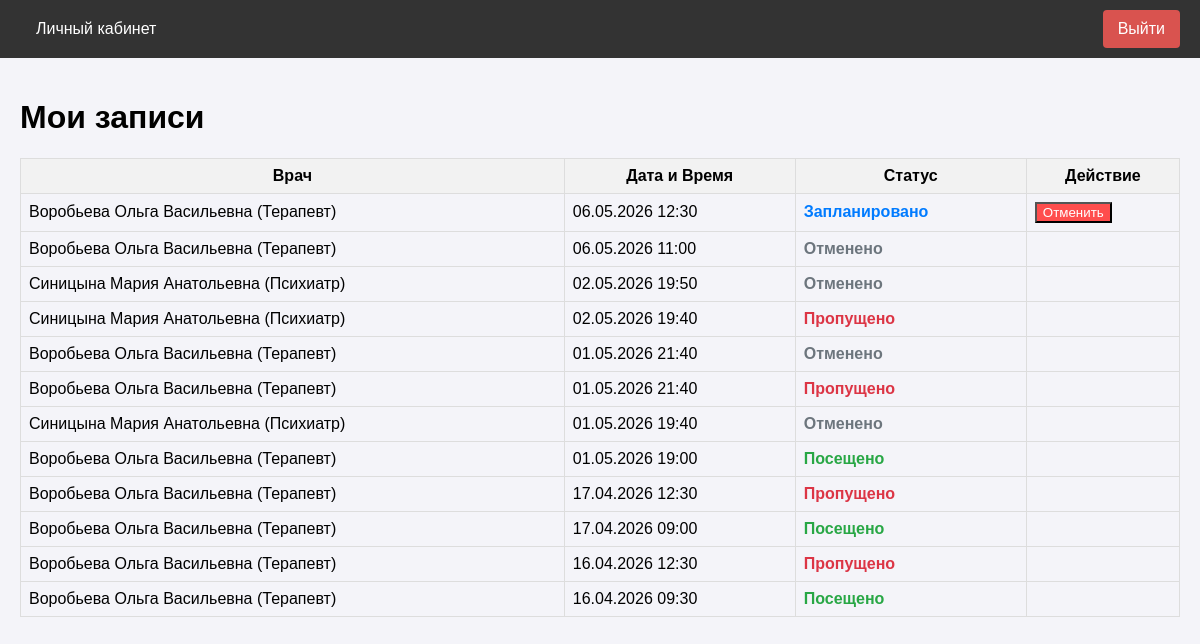
Page /patient/my-appointments (signed in) on the earlier database version.
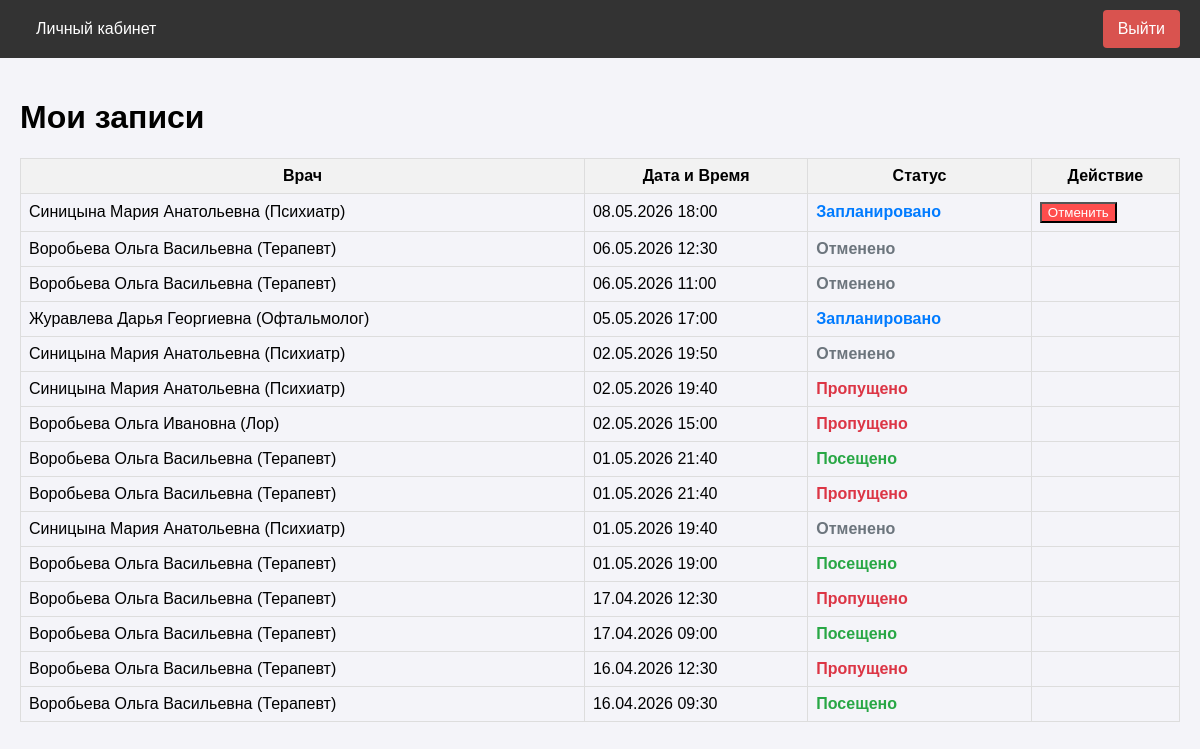
Same page on the later database version.
### app/models.py (models this page shows, shortened)
class Appointment(db.Model):
    __tablename__ = 'appointments'
    id = db.Column(db.Integer, primary_key=True)
    patient_id = db.Column(db.Integer, db.ForeignKey('users.id'), nullable=False)
    doctor_id = db.Column(db.Integer, db.ForeignKey('users.id'), nullable=False)
    slot_id = db.Column(db.Integer, db.ForeignKey('schedule_slots.id'), nullable=False)
    status = db.Column(db.String(20), default='scheduled') # scheduled, completed, cancelled
    created_at = db.Column(db.DateTime, default=datetime.utcnow)
    diagnosis = db.Column(db.Text, nullable=True)
    prescription = db.Column(db.Text, nullable=True)
    @property
    def display_status(self):
        from datetime import datetime
        if self.status == 'cancelled':
            return 'Отменено'
        now = datetime.now()
        if self.slot.start_time > now:
            return 'Запланировано'
        if self.diagnosis or self.prescription:
            return 'Посещено'
        return 'Пропущено'

class User(UserMixin, db.Model):
    __tablename__ = 'users'
    id = db.Column(db.Integer, primary_key=True)
    username = db.Column(db.String(64), index=True, unique=True)
    email = db.Column(db.String(120), index=True, unique=True)
    phone = db.Column(db.String(20), index=True, unique=True)
    password_hash = db.Column(db.String(256))
    role = db.Column(db.String(20), index=True, default='patient')
    specialty = db.Column(db.String(100), nullable=True) # Для врача
    office_number = db.Column(db.String(10), nullable=True) # Для врача
    oms_number = db.Column(db.String(20), nullable=True) # Для пациента
    created_at = db.Column(db.DateTime, default=datetime.utcnow)
    appointments_as_patient = db.relationship('Appointment', foreign_keys='Appointment.patient_id', backref='patient', lazy='dynamic')
    appointments_as_doctor = db.relationship('Appointment', foreign_keys='Appointment.doctor_id', backref='doctor', lazy='dynamic')
    schedule_slots = db.relationship('ScheduleSlot', backref='doctor', lazy='dynamic')
    action_logs = db.relationship('ActionLog', backref='user', lazy='dynamic')

class ScheduleSlot(db.Model):
    __tablename__ = 'schedule_slots'
    id = db.Column(db.Integer, primary_key=True)
    doctor_id = db.Column(db.Integer, db.ForeignKey('users.id'), nullable=False)
    start_time = db.Column(db.DateTime, nullable=False, index=True)
    end_time = db.Column(db.DateTime, nullable=False)
    is_available = db.Column(db.Boolean, default=True) # True - свободно, False - занято/отменено
    appointment = db.relationship('Appointment', uselist=False, backref='slot')

### app/patient/routes.py (the view)
@bp.route('/my-appointments')
@login_required
@role_required('patient')
def my_appointments():
    appointments = Appointment.query\
        .join(ScheduleSlot, Appointment.slot_id == ScheduleSlot.id)\
        .filter(Appointment.patient_id == current_user.id)\
        .order_by(ScheduleSlot.start_time.desc())\
        .all()
    return render_template('patient/my_appointments.html', title='Мои записи', appointments=appointments)

### app/models.py (called while the page is built)
@login_manager.user_loader
def load_user(user_id):
    return User.query.get(int(user_id))

### app/utils.py (called while the page is built)
def role_required(role):
    def decorator(f):
        @wraps(f)
        def decorated_function(*args, **kwargs):
            if not current_user.is_authenticated:
                return redirect(url_for('auth.login'))
            if current_user.role != role:
                flash('У вас нет доступа к этой странице.')
                return redirect(url_for('main.index'))
            return f(*args, **kwargs)
        return decorated_function
    return decorator

### app/templates/patient/my_appointments.html (shortened to what this page needs)
{% extends "base.html" %}
{% block content %}
<h1>Мои записи</h1>
<table style="width: 100%; border-collapse: collapse; margin-top: 20px;">
    <tr style="background-color: #f2f2f2;">
        <th style="border: 1px solid #ddd; padding: 8px;">Врач</th>
        <th style="border: 1px solid #ddd; padding: 8px;">Дата и Время</th>
        <th style="border: 1px solid #ddd; padding: 8px;">Статус</th>
        <th style="border: 1px solid #ddd; padding: 8px;">Действие</th>
    </tr>
    {% for appt in appointments %}
    <tr>
        <td style="border: 1px solid #ddd; padding: 8px;">{{ appt.doctor.username }} ({{ appt.doctor.specialty }})</td>
        <td style="border: 1px solid #ddd; padding: 8px;">{{ appt.slot.start_time.strftime('%d.%m.%Y %H:%M') }}</td>
        <td style="border: 1px solid #ddd; padding: 8px; font-weight: bold; color:
            {% if appt.display_status == 'Запланировано' %}#007bff
            {% elif appt.display_status == 'Посещено' %}#28a745
            {% elif appt.display_status == 'Пропущено' %}#dc3545
            {% else %}#6c757d{% endif %};">
            {{ appt.display_status }}
        </td>
        <td style="border: 1px solid #ddd; padding: 8px;">
            {% if appt.status == 'scheduled' and appt.slot.start_time > now() %}
            <form action="{{ url_for('patient.cancel_appointment', appointment_id=appt.id) }}" method="post" onsubmit="return confirm('Вы уверены, что хотите отменить запись?');">
                <button type="submit" class="btn" style="background-color: #ff4d4d; color: white;">Отменить</button>
            </form>
            {% endif %}
        </td>
    </tr>
    {% else %}
    <tr>
        <td colspan="4" style="border: 1px solid #ddd; padding: 8px;">У вас нет активных записей.</td>
    </tr>
    {% endfor %}
</table>
{% endblock %}

### app/templates/base.html (shortened to what this page needs)
<!DOCTYPE html>
<html lang="ru">
<head>
</head>
<body>
    <nav>
        <div class="nav-left">
            {% if current_user.is_authenticated %}
                {% if current_user.role == 'patient' %}
                    <a href="{{ url_for('patient.dashboard') }}">Личный кабинет</a>
                {% elif current_user.role == 'doctor' %}
                    <a href="{{ url_for('doctor.dashboard') }}">Личный кабинет</a>
                {% elif current_user.role == 'admin' %}
                    <a href="{{ url_for('admin.dashboard') }}">Личный кабинет</a>
                {% else %}
                    <a href="{{ url_for('main.index') }}">Главная</a>
                {% endif %}
            {% else %}
                <a href="{{ url_for('main.index') }}">Главная</a>
            {% endif %}
        </div>
        <div class="nav-right">
            {% if current_user.is_anonymous %}
                <a href="{{ url_for('auth.login') }}">Вход</a>
                <a href="{{ url_for('auth.register') }}">Регистрация</a>
            {% else %}
                <a href="{{ url_for('auth.logout') }}" class="btn-logout">Выйти</a>
            {% endif %}
        </div>
    </nav>
    <div class="content">
        {% block content %}{% endblock %}
    </div>
</body>
</html>

### app/templates/base.html (style rules this page uses)
body { font-family: Arial, sans-serif; margin: 0; padding: 0; background-color: #f4f4f9; }
nav { background-color: #333; overflow: hidden; padding: 10px 20px; display: flex; justify-content: space-between; align-items: center; }
.nav-left a { color: white; text-align: center; padding: 14px 16px; text-decoration: none; }
.nav-right { display: flex; gap: 10px; }
.nav-right a { color: white; text-align: center; padding: 10px 15px; text-decoration: none; border-radius: 4px; transition: background-color 0.3s; }
.btn-logout { background-color: #d9534f; }
.content { padding: 20px; }

Differences in the rows shown:
added Appointment: doctor.username "Синицына Мария Анатольевна", doctor.specialty "Психиатр", slot.start_time "08.05.2026 18:00", display_status "Запланировано"
changed Appointment (number 2 of 15 on the later page): display_status "Запланировано" → "Отменено"; no longer shows "Отменить"
added Appointment: doctor.username "Журавлева Дарья Георгиевна", doctor.specialty "Офтальмолог", slot.start_time "05.05.2026 17:00", display_status "Запланировано"
added Appointment: doctor.username "Воробьева Ольга Ивановна", doctor.specialty "Лор", slot.start_time "02.05.2026 15:00", display_status "Пропущено"
changed Appointment (number 8 of 15 on the later page): status "cancelled" → "completed" (drawn); display_status "Отменено" → "Посещено"
